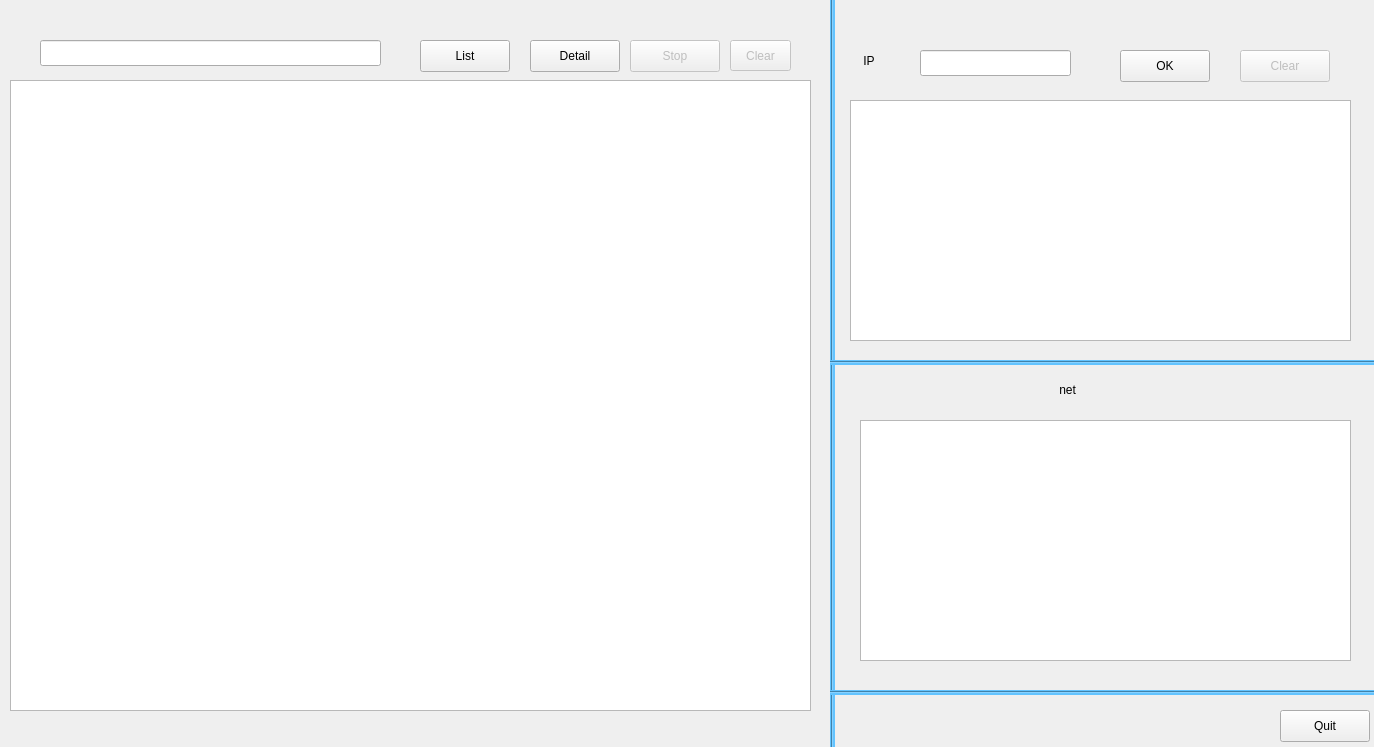
<?xml version="1.0" encoding="UTF-8"?>
<ui version="4.0">
 <class>MainWindow</class>
 <widget class="QMainWindow" name="MainWindow">
  <property name="geometry">
   <rect>
    <x>0</x>
    <y>0</y>
    <width>1374</width>
    <height>747</height>
   </rect>
  </property>
  <property name="minimumSize">
   <size>
    <width>1374</width>
    <height>747</height>
   </size>
  </property>
  <property name="maximumSize">
   <size>
    <width>1374</width>
    <height>747</height>
   </size>
  </property>
  <property name="cursor">
   <cursorShape>PointingHandCursor</cursorShape>
  </property>
  <property name="windowTitle">
   <string>WoShark</string>
  </property>
  <property name="styleSheet">
   <string notr="true"/>
  </property>
  <widget class="QWidget" name="centralwidget">
   <widget class="QPushButton" name="stopButton">
    <property name="enabled">
     <bool>false</bool>
    </property>
    <property name="geometry">
     <rect>
      <x>630</x>
      <y>40</y>
      <width>90</width>
      <height>32</height>
     </rect>
    </property>
    <property name="styleSheet">
     <string notr="true">font: 14pt &quot;Nimbus Sans [UKWN]&quot;;
</string>
    </property>
    <property name="text">
     <string>Stop</string>
    </property>
   </widget>
   <widget class="QLabel" name="label">
    <property name="geometry">
     <rect>
      <x>850</x>
      <y>40</y>
      <width>91</width>
      <height>41</height>
     </rect>
    </property>
    <property name="styleSheet">
     <string notr="true">font: 14pt &quot;Nimbus Sans [UKWN]&quot;;
</string>
    </property>
    <property name="text">
     <string>    IP</string>
    </property>
   </widget>
   <widget class="QLineEdit" name="iplineEdit">
    <property name="geometry">
     <rect>
      <x>920</x>
      <y>50</y>
      <width>151</width>
      <height>26</height>
     </rect>
    </property>
    <property name="styleSheet">
     <string notr="true">font: 81 italic 11pt &quot;JetBrainsMono Nerd Font Mono&quot;;
color:rgb(255, 2, 103);
</string>
    </property>
   </widget>
   <widget class="QPushButton" name="okButton">
    <property name="geometry">
     <rect>
      <x>1120</x>
      <y>50</y>
      <width>90</width>
      <height>32</height>
     </rect>
    </property>
    <property name="styleSheet">
     <string notr="true">font: 14pt &quot;Nimbus Sans [UKWN]&quot;;
</string>
    </property>
    <property name="text">
     <string>OK</string>
    </property>
   </widget>
   <widget class="Line" name="vline">
    <property name="geometry">
     <rect>
      <x>830</x>
      <y>-20</y>
      <width>5</width>
      <height>900</height>
     </rect>
    </property>
    <property name="minimumSize">
     <size>
      <width>5</width>
      <height>900</height>
     </size>
    </property>
    <property name="maximumSize">
     <size>
      <width>5</width>
      <height>900</height>
     </size>
    </property>
    <property name="styleSheet">
     <string notr="true">background : rgb(98, 195, 255);
</string>
    </property>
    <property name="orientation">
     <enum>Qt::Vertical</enum>
    </property>
   </widget>
   <widget class="QTextBrowser" name="detailtextBrowser">
    <property name="geometry">
     <rect>
      <x>850</x>
      <y>100</y>
      <width>501</width>
      <height>241</height>
     </rect>
    </property>
    <property name="styleSheet">
     <string notr="true">font: 81 italic 10pt &quot;JetBrainsMono Nerd Font Mono&quot;;
color:rgb(255, 235, 15);
</string>
    </property>
   </widget>
   <widget class="QPushButton" name="clearButton">
    <property name="enabled">
     <bool>false</bool>
    </property>
    <property name="geometry">
     <rect>
      <x>730</x>
      <y>40</y>
      <width>61</width>
      <height>31</height>
     </rect>
    </property>
    <property name="styleSheet">
     <string notr="true">font: 14pt &quot;Nimbus Sans [UKWN]&quot;;
</string>
    </property>
    <property name="text">
     <string>Clear</string>
    </property>
   </widget>
   <widget class="QPushButton" name="clearButton2">
    <property name="enabled">
     <bool>false</bool>
    </property>
    <property name="geometry">
     <rect>
      <x>1240</x>
      <y>50</y>
      <width>90</width>
      <height>32</height>
     </rect>
    </property>
    <property name="styleSheet">
     <string notr="true">font: 14pt &quot;Nimbus Sans [UKWN]&quot;;
</string>
    </property>
    <property name="text">
     <string>Clear</string>
    </property>
   </widget>
   <widget class="Line" name="hline">
    <property name="geometry">
     <rect>
      <x>830</x>
      <y>360</y>
      <width>700</width>
      <height>5</height>
     </rect>
    </property>
    <property name="minimumSize">
     <size>
      <width>700</width>
      <height>5</height>
     </size>
    </property>
    <property name="maximumSize">
     <size>
      <width>700</width>
      <height>5</height>
     </size>
    </property>
    <property name="styleSheet">
     <string notr="true">background : rgb(98, 195, 255);
</string>
    </property>
    <property name="orientation">
     <enum>Qt::Horizontal</enum>
    </property>
   </widget>
   <widget class="QLabel" name="netlabel">
    <property name="geometry">
     <rect>
      <x>1036</x>
      <y>380</y>
      <width>71</width>
      <height>20</height>
     </rect>
    </property>
    <property name="styleSheet">
     <string notr="true">font: 14pt &quot;Nimbus Sans [UKWN]&quot;;
</string>
    </property>
    <property name="text">
     <string>       net</string>
    </property>
   </widget>
   <widget class="QTextBrowser" name="nettextBrowser">
    <property name="geometry">
     <rect>
      <x>860</x>
      <y>420</y>
      <width>491</width>
      <height>241</height>
     </rect>
    </property>
   </widget>
   <widget class="QPushButton" name="quitButton">
    <property name="geometry">
     <rect>
      <x>1280</x>
      <y>710</y>
      <width>90</width>
      <height>32</height>
     </rect>
    </property>
    <property name="styleSheet">
     <string notr="true">font: 14pt &quot;Nimbus Sans [UKWN]&quot;;
</string>
    </property>
    <property name="text">
     <string>Quit</string>
    </property>
   </widget>
   <widget class="Line" name="hline2">
    <property name="geometry">
     <rect>
      <x>830</x>
      <y>690</y>
      <width>700</width>
      <height>5</height>
     </rect>
    </property>
    <property name="minimumSize">
     <size>
      <width>700</width>
      <height>5</height>
     </size>
    </property>
    <property name="maximumSize">
     <size>
      <width>700</width>
      <height>5</height>
     </size>
    </property>
    <property name="styleSheet">
     <string notr="true">background : rgb(98, 195, 255);
</string>
    </property>
    <property name="orientation">
     <enum>Qt::Horizontal</enum>
    </property>
   </widget>
   <widget class="QPushButton" name="detailButton">
    <property name="geometry">
     <rect>
      <x>530</x>
      <y>40</y>
      <width>90</width>
      <height>32</height>
     </rect>
    </property>
    <property name="styleSheet">
     <string notr="true">font: 14pt &quot;Nimbus Sans [UKWN]&quot;;
</string>
    </property>
    <property name="text">
     <string>Detail</string>
    </property>
   </widget>
   <widget class="QTextBrowser" name="textBrowser">
    <property name="geometry">
     <rect>
      <x>10</x>
      <y>80</y>
      <width>801</width>
      <height>631</height>
     </rect>
    </property>
    <property name="styleSheet">
     <string notr="true">font: 81 italic 11pt &quot;JetBrainsMono Nerd Font Mono&quot;;


</string>
    </property>
   </widget>
   <widget class="QPushButton" name="beginButton">
    <property name="geometry">
     <rect>
      <x>420</x>
      <y>40</y>
      <width>90</width>
      <height>32</height>
     </rect>
    </property>
    <property name="styleSheet">
     <string notr="true">font: 14pt &quot;Nimbus Sans [UKWN]&quot;;
</string>
    </property>
    <property name="text">
     <string>List</string>
    </property>
   </widget>
   <widget class="QLineEdit" name="lineEdit">
    <property name="geometry">
     <rect>
      <x>40</x>
      <y>40</y>
      <width>341</width>
      <height>26</height>
     </rect>
    </property>
    <property name="styleSheet">
     <string notr="true">font: 81 italic 11pt &quot;JetBrainsMono Nerd Font Mono&quot;;
border-color: rgb(38, 114, 255);
color:rgb(255, 2, 103);


</string>
    </property>
   </widget>
  </widget>
 </widget>
 <resources/>
 <connections/>
</ui>
